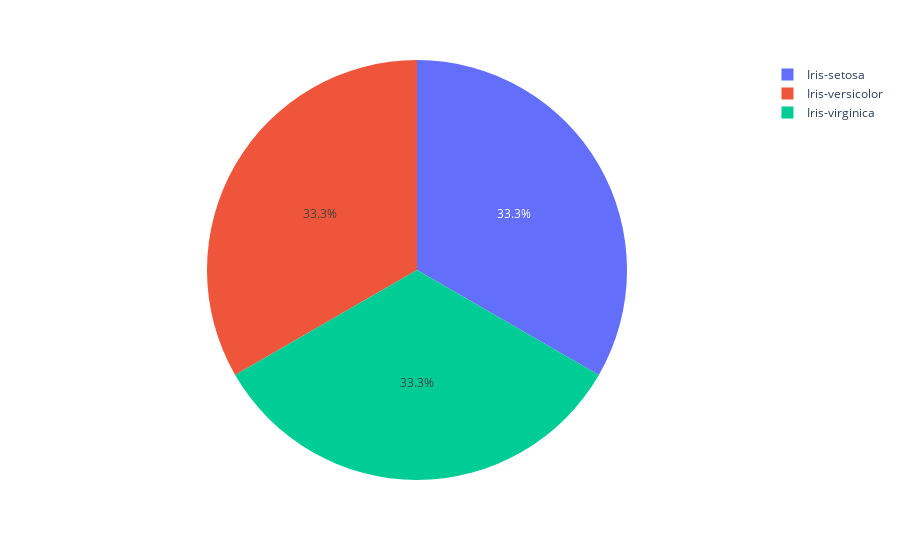

The cell this chart's notebook holds for it:
### Markdown cell above
# Data Visualisation

### Code cell
import plotly.express as px

fig = px.pie(new,names='Species',
             color_discrete_map={'Iris-setosa':'Blue',
                                 'Iris-versicolor':'red',
                                'Iris-virginica':'green'})
fig.show()

### Figure 1 — Plotly figure (JSON) as saved in the notebook; plotly's stock layout.template omitted (floating-point values rounded to 4 significant figures; data arrays with more than 128 entries replaced by an {"elided": "..."} marker saying what was removed)
{"data": [{"domain": {"x": [0, 1], "y": [0, 1]}, "hovertemplate": "Species=%{label}<extra></extra>", "labels": {"elided": "150 str values"}, "legendgroup": "", "name": "", "showlegend": true, "type": "pie"}], "layout": {"legend": {"tracegroupgap": 0}, "margin": {"t": 60}}}
